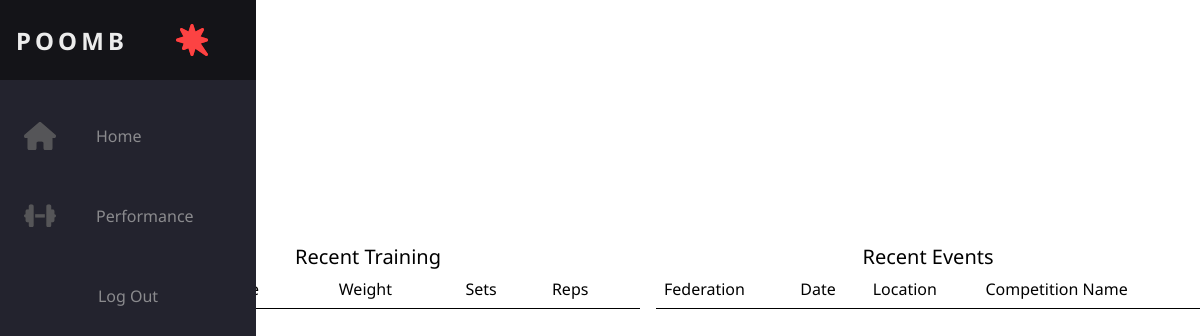
Page / (signed in) on the earlier database version.
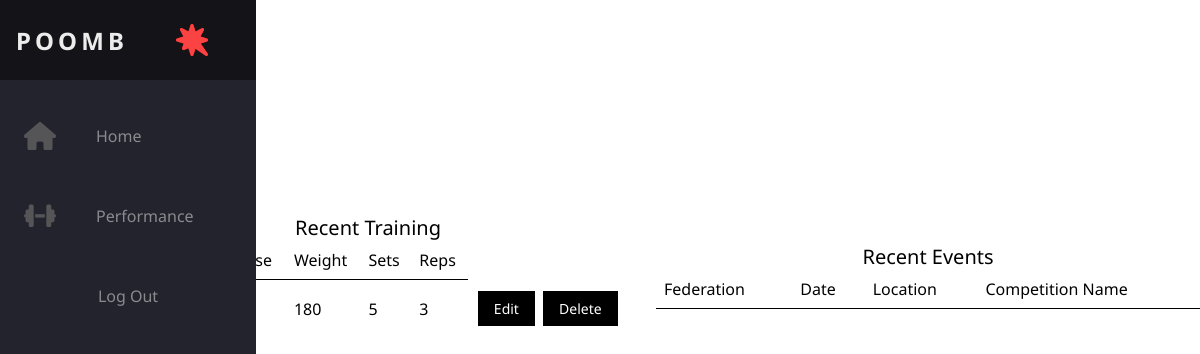
Same page on the later database version.
### tables this page shows
CREATE TABLE log(
tid INTEGER PRIMARY KEY AUTOINCREMENT,
tday INTEGER  NOT NULL,
exercise TEXT NOT NULL,
weight INTEGER NOT NULL,
sets INTEGER NOT NULL,
reps INTEGER NOT NULL,
FOREIGN KEY (exercise) REFERENCES user (id)
);

### poomb/log.py (the view)
@bp.route('/')
@login_required
def index():
    db = get_db()
    max_tday = db.execute('SELECT MAX(tday) FROM log').fetchone()[0]
    exercises = db.execute(
        'SELECT * FROM log WHERE tday = ?',
        (max_tday,)
    ).fetchall()
    return render_template('log/index.html', exercises=exercises, tday=max_tday)

### poomb/auth.py (called while the page is built)
@bp.before_app_request
def load_logged_in_user():
    user_id = session.get('user_id')
    if user_id is None:
        g.user = None
    else:
        g.user = get_db().execute(
            'SELECT * FROM user WHERE id = ?', (user_id,)
        ).fetchone()

def login_required(view):
    @functools.wraps(view)
    def wrapped_view(**kwargs):
        if g.user is None:
            return redirect(url_for('auth.login'))
        return view(**kwargs)
    return wrapped_view

### poomb/db.py (called while the page is built)
def get_db():
    if 'db' not in g:
        g.db = sqlite3.connect(
            current_app.config['DATABASE'],
            detect_types=sqlite3.PARSE_DECLTYPES
        )
        g.db.row_factory = sqlite3.Row
    return g.db

### poomb/templates/log/index.html (shortened to what this page needs)
{% extends 'base.html' %}
{% block header %}
  <h1>Training Log</h1>
  <a href="{{ url_for('log.add') }}" class='btn btn-primary'>Add</a>
{% endblock %}
{% block content %}
<div class="grid">
    <table>
      <caption>Recent Training</caption>
      <thead>
        <tr>
          <th scope="col">Date</th>
          <th scope="col">Exercise</th>
          <th scope="col">Weight</th>
          <th scope="col">Sets</th>
          <th scope="col">Reps</th>
        </tr>
      </thead>
      <tbody>
        {% for row in exercises %}
          <tr>
            <td>{{ row.tday }}</td>
            <td>{{ row.exercise }}</td>
            <td>{{ row.weight }}</td>
            <td>{{ row.sets }}</td>
            <td>{{ row.reps }}</td>
            <td>
              <a href="{{ url_for('log.update', tid=row.tid) }}" class='btn btn-primary'>Edit</a>
              <a href="{{ url_for('log.delete', tid=row.tid) }}" class='btn btn-primary' onclick='return confirm("Are you sure")'>Delete</a>
            </td>
          </tr>
        {% endfor %}
      </tbody>
    </table>
    <table>
      <caption>Recent Events</caption>
      <thead>
        <tr>
          <th scope="col">Federation</th>
          <th scope="col">Date</th>
          <th scope="col">Location</th>
          <th scope="col">Competition Name</th>
        </tr>
      </thead>
    </table>
</div>
{% endblock %}

### poomb/templates/base.html (shortened to what this page needs)
<!DOCTYPE html>
<html lang="en">
  <head>
    <link rel="stylesheet" href="{{ url_for('static', filename='css/style.css') }}">
  </head>
  <body>
    <nav class="navbar">
      <ul class="navbar-nav">
        <li class="logo">
          <a href="#" class="nav-link">
            <span class="link-text logo-text">Poomb</span>
          </a>
        </li>
        <li class="nav-item">
          <a href="/" class="nav-link">
            <span class="link-text">Home</span>
          </a>
        </li>
        <li class="nav-item">
          <a href="{{ url_for('log.performance') }}" class="nav-link">
            <span class="link-text">Performance</span>
          </a>
        </li>
        <li>
          {% if g.user %}
            <div class="ms-auto">
              <ul class="navbar-nav">
                <li class="nav-item"><a class="nav-link" href="{{ url_for('auth.logout') }}">Log Out</a></li>
              </ul>
            </div>
          {% endif %}
          </li>
        </ul>
      </nav>
    <section class="content">
      <header>
        {% block header %}{% endblock %}
      </header>
      {% block content %}{% endblock %}
    </section>
  </body>
</html>

### poomb/static/css/style.css (style rules this page uses)
:root { font-size: 16px; font-family: 'Noto Sans'; --text-primary: #b6b6b6; --text-secondary: #ececec; --bg-primary: #23232e; --bg-secondary: #141418; --transition-speed: 600ms; }
body { color: black; background-color: white; margin: 0; padding: 0; }
.navbar { position: fixed; background-color: var(--bg-primary); transition: width 600ms ease; overflow: scroll; }
.navbar-nav { list-style: none; padding: 0; margin: 0; display: flex; flex-direction: column; align-items: center; height: 100%; }
.nav-item { width: 100%; }
.nav-item:last-child { margin-top: auto; }
.nav-link { display: flex; align-items: center; height: 5rem; color: var(--text-primary); text-decoration: none; filter: grayscale(100%) opacity(0.7); transition: var(--transition-speed); }
.link-text { display: none; margin-left: 1rem; }
.nav-link svg { width: 2rem; min-width: 2rem; margin: 0 1.5rem; }
.logo { font-weight: bold; text-transform: uppercase; margin-bottom: 1rem; text-align: center; color: var(--text-secondary); background: var(--bg-secondary); font-size: 1.5rem; letter-spacing: 0.3ch; width: 100%; }
.logo svg { transform: rotate(0deg); transition: var(--transition-speed); }
.logo-text { display: inline; position: absolute; left: -999px; transition: var(--transition-speed); }
@media only screen and (min-width: 600px) { .navbar { top: 0; width: 5rem; height: 100vh; } }
.content { margin-left: 6rem; }
table { border-collapse: collapse; width: 100%; margin-top: 80px; }
th, td { border: none; padding: 8px; text-align: left; font-size: 16px; white-space: nowrap; }
th { background-color: transparent; font-weight: normal; text-align: left; border-bottom: 1px solid black; }
.btn { background-color: #4CAF50; border: none; color: white; padding: 8px 16px; text-align: center; text-decoration: none; display: inline-block; font-size: 14px; margin: 4px 2px; cursor: pointer; }
.btn-primary { background-color: black; }
.grid { display: grid; gap: 1rem; grid-template-columns: repeat(auto-fit, minmax(240px, 1fr)); grid-auto-rows: 240px; place-items: center; }
caption { text-align: center; font-size: 20px; }

Differences in the rows shown:
added log: weight "180", sets "5", reps "3"
